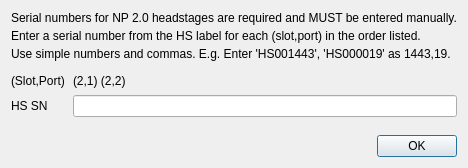
<?xml version="1.0" encoding="UTF-8"?>
<ui version="4.0">
 <class>HSSNDialog</class>
 <widget class="QDialog" name="HSSNDialog">
  <property name="geometry">
   <rect>
    <x>0</x>
    <y>0</y>
    <width>419</width>
    <height>168</height>
   </rect>
  </property>
  <property name="windowTitle">
   <string>NP 2.0 Headstage Serial Numbers</string>
  </property>
  <layout class="QGridLayout" name="gridLayout_2">
   <property name="verticalSpacing">
    <number>10</number>
   </property>
   <item row="0" column="0">
    <layout class="QVBoxLayout" name="verticalLayout">
     <property name="spacing">
      <number>4</number>
     </property>
     <item>
      <widget class="QLabel" name="label_3">
       <property name="text">
        <string>Serial numbers for NP 2.0 headstages are required and MUST be entered manually.</string>
       </property>
      </widget>
     </item>
     <item>
      <widget class="QLabel" name="label_4">
       <property name="text">
        <string>Enter a serial number from the HS label for each (slot,port) in the order listed.</string>
       </property>
      </widget>
     </item>
     <item>
      <widget class="QLabel" name="label_5">
       <property name="text">
        <string>Use simple numbers and commas. E.g. Enter 'HS001443', 'HS000019' as 1443,19.</string>
       </property>
      </widget>
     </item>
    </layout>
   </item>
   <item row="1" column="0">
    <layout class="QGridLayout" name="gridLayout">
     <property name="horizontalSpacing">
      <number>8</number>
     </property>
     <property name="verticalSpacing">
      <number>4</number>
     </property>
     <item row="1" column="0">
      <widget class="QLabel" name="label_2">
       <property name="sizePolicy">
        <sizepolicy hsizetype="Preferred" vsizetype="Preferred">
         <horstretch>0</horstretch>
         <verstretch>0</verstretch>
        </sizepolicy>
       </property>
       <property name="text">
        <string>HS SN</string>
       </property>
      </widget>
     </item>
     <item row="0" column="0">
      <widget class="QLabel" name="label">
       <property name="sizePolicy">
        <sizepolicy hsizetype="Preferred" vsizetype="Preferred">
         <horstretch>0</horstretch>
         <verstretch>0</verstretch>
        </sizepolicy>
       </property>
       <property name="text">
        <string>(Slot,Port)</string>
       </property>
      </widget>
     </item>
     <item row="0" column="1">
      <widget class="QLabel" name="keyLbl">
       <property name="sizePolicy">
        <sizepolicy hsizetype="Preferred" vsizetype="Preferred">
         <horstretch>0</horstretch>
         <verstretch>0</verstretch>
        </sizepolicy>
       </property>
       <property name="minimumSize">
        <size>
         <width>0</width>
         <height>20</height>
        </size>
       </property>
       <property name="text">
        <string>(2,1) (2,2)</string>
       </property>
      </widget>
     </item>
     <item row="1" column="1">
      <widget class="QLineEdit" name="snLE"/>
     </item>
    </layout>
   </item>
   <item row="2" column="0">
    <spacer name="verticalSpacer">
     <property name="orientation">
      <enum>Qt::Vertical</enum>
     </property>
     <property name="sizeType">
      <enum>QSizePolicy::MinimumExpanding</enum>
     </property>
     <property name="sizeHint" stdset="0">
      <size>
       <width>0</width>
       <height>2</height>
      </size>
     </property>
    </spacer>
   </item>
   <item row="3" column="0">
    <widget class="QDialogButtonBox" name="buttonBox">
     <property name="sizePolicy">
      <sizepolicy hsizetype="Preferred" vsizetype="Preferred">
       <horstretch>0</horstretch>
       <verstretch>0</verstretch>
      </sizepolicy>
     </property>
     <property name="focusPolicy">
      <enum>Qt::StrongFocus</enum>
     </property>
     <property name="orientation">
      <enum>Qt::Horizontal</enum>
     </property>
     <property name="standardButtons">
      <set>QDialogButtonBox::Ok</set>
     </property>
    </widget>
   </item>
  </layout>
 </widget>
 <tabstops>
  <tabstop>snLE</tabstop>
  <tabstop>buttonBox</tabstop>
 </tabstops>
 <resources/>
 <connections>
  <connection>
   <sender>buttonBox</sender>
   <signal>accepted()</signal>
   <receiver>HSSNDialog</receiver>
   <slot>accept()</slot>
   <hints>
    <hint type="sourcelabel">
     <x>248</x>
     <y>254</y>
    </hint>
    <hint type="destinationlabel">
     <x>157</x>
     <y>274</y>
    </hint>
   </hints>
  </connection>
  <connection>
   <sender>buttonBox</sender>
   <signal>rejected()</signal>
   <receiver>HSSNDialog</receiver>
   <slot>reject()</slot>
   <hints>
    <hint type="sourcelabel">
     <x>316</x>
     <y>260</y>
    </hint>
    <hint type="destinationlabel">
     <x>286</x>
     <y>274</y>
    </hint>
   </hints>
  </connection>
 </connections>
</ui>
